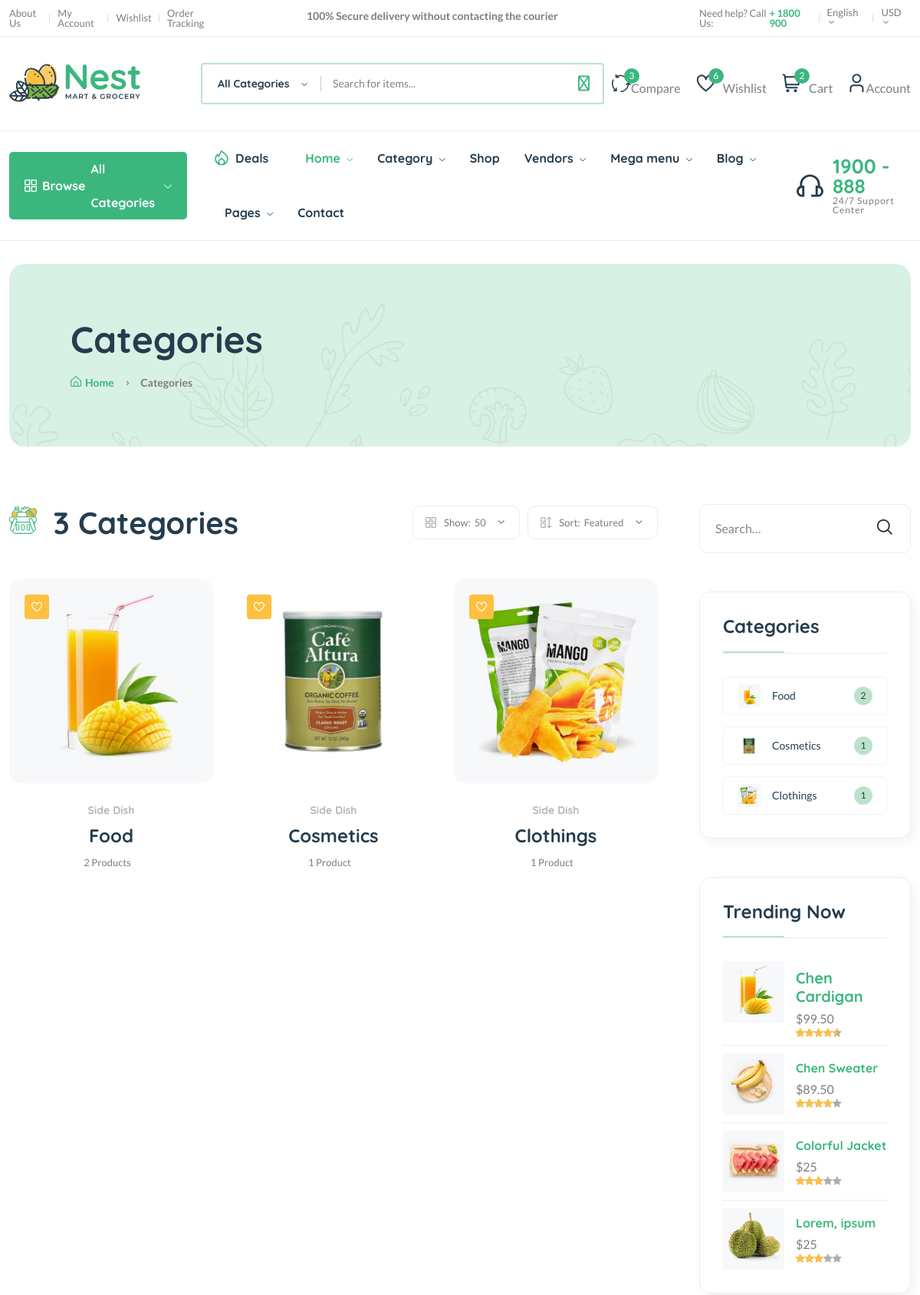
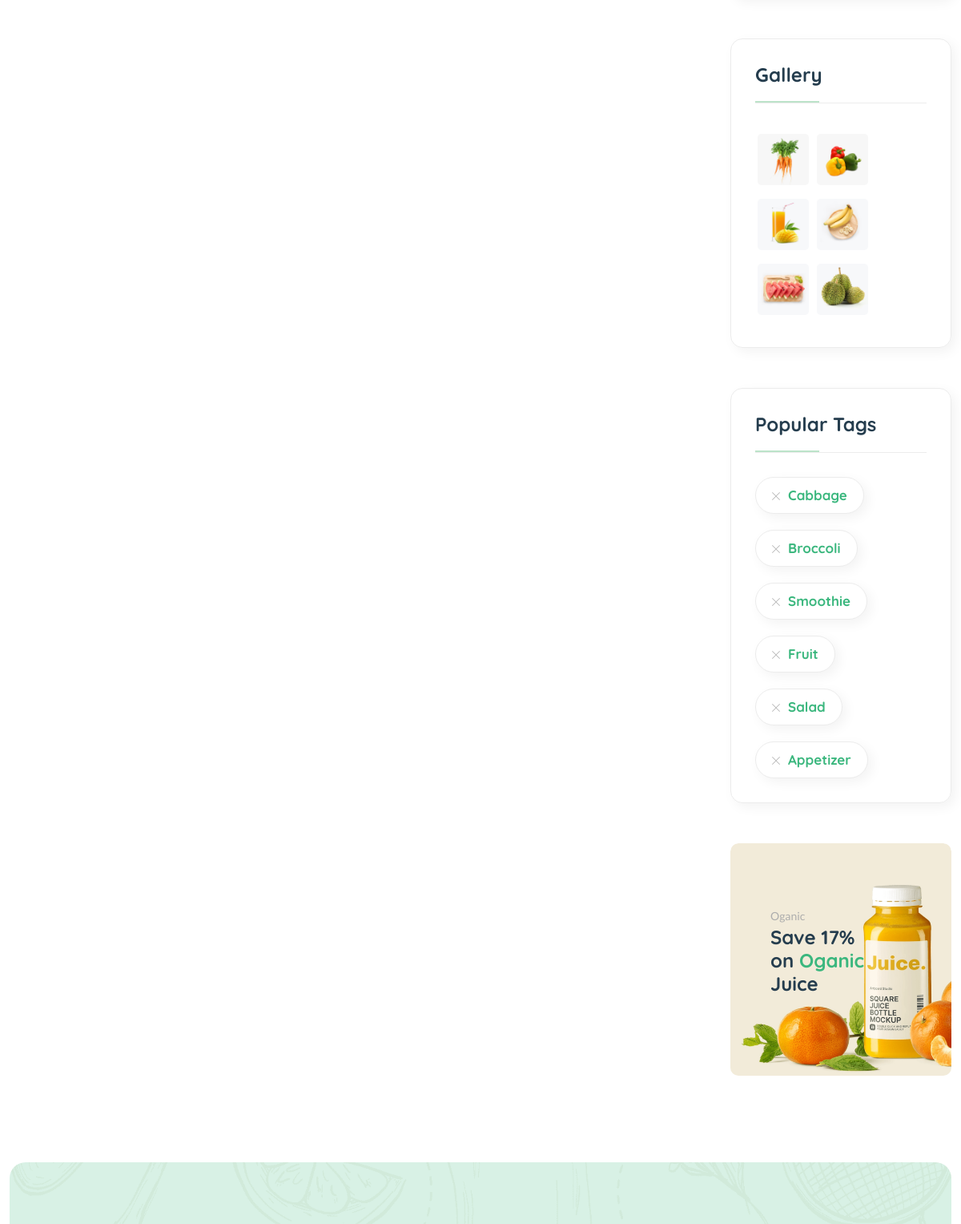
The page /category/ (upper part) on the database its author committed (2 pictures, top to bottom).
### core/models.py (models this page shows, shortened)
class Category(models.Model):
    cid = ShortUUIDField(unique=True, max_length=20, prefix="cat", alphabet="abcdefgh12345")
    title = models.CharField(max_length=100, default="Food")
    image = models.ImageField(upload_to="category", default="categor.jpg")
    class Meta:
        verbose_name_plural = "Categories"

### core/views.py (the view)
# urls.py: path("category/", category_list_view, name="category-list"),
def category_list_view(request):
    categories = Category.objects.all().annotate(product_count=Count("title"))
    context = {
        "categories":categories,
    }
    return render(request, 'core/category-list.html', context)

### core/context_processor.py (called while the page is built)
def default(request):
    categories = Category.objects.all()
    vendors = Vendor.objects.all()
    min_max_price = Product.objects.aggregate(Min("price"), Max("price"))
    try:
        address = Address.objects.get(user=request.user)
    except:
        address = None
    return {
        'categories':categories,
        'address':address,
        'vendors':vendors,
        'min_max_price':min_max_price
    }

### templates/core/category-list.html (shortened to what this page needs)
{% extends 'partials/base.html' %}
{% load static %}
{% block content %}
    <main class="main">
        <div class="page-header mt-30 mb-75">
            <div class="container">
                <div class="archive-header">
                    <div class="row align-items-center">
                        <div class="col-xl-3">
                            <h1 class="mb-15">Categories</h1>
                            <div class="breadcrumb">
                                <a href="index.html" rel="nofollow"><i class="fi-rs-home mr-5"></i>Home</a>
                                <span></span> Categories
                            </div>
                        </div>
                    </div>
                </div>
            </div>
        </div>
        <div class="page-content mb-50">
            <div class="container">
                <div class="row">
                    <div class="col-lg-9">
                        <div class="shop-product-fillter mb-50 pr-30">
                            <div class="totall-product">
                                <h2>
                                    <img class="w-36px mr-10" src="assets/imgs/theme/icons/category-1.svg" alt="" />
                                    {{ categories.count }} Categories
                                </h2>
                            </div>
                            <div class="sort-by-product-area">
                                <div class="sort-by-cover mr-10">
                                    <div class="sort-by-product-wrap">
                                        <div class="sort-by">
                                            <span><i class="fi-rs-apps"></i>Show:</span>
                                        </div>
                                        <div class="sort-by-dropdown-wrap">
                                            <span> 50 <i class="fi-rs-angle-small-down"></i></span>
                                        </div>
                                    </div>
                                </div>
                                <div class="sort-by-cover">
                                    <div class="sort-by-product-wrap">
                                        <div class="sort-by">
                                            <span><i class="fi-rs-apps-sort"></i>Sort:</span>
                                        </div>
                                        <div class="sort-by-dropdown-wrap">
                                            <span>Featured <i class="fi-rs-angle-small-down"></i></span>
                                        </div>
                                    </div>
                                </div>
                            </div>
                        </div>
                        <div class="loop-grid pr-30">
                            <div class="row">
                                {% for c in categories %}
                                <article class="col-xl-4 col-lg-6 col-md-6 text-center hover-up mb-30 animated">
                                    <div class="post-thumb">
                                        <a href="{% url 'core:category-product-list' c.cid %}">
                                            <img class="border-radius-15" src="{{c.image.url}}" alt="" />
                                        </a>
                                        <div class="entry-meta">
                                            <a class="entry-meta meta-2" href="blog-category-grid.html"><i class="fi-rs-heart"></i></a>
                                        </div>
                                    </div>
                                    <div class="entry-content-2">
                                        <h6 class="mb-10 font-sm"><a class="entry-meta text-muted" href="blog-category-grid.html">Side Dish</a></h6>
                                        <h4 class="post-title mb-15">
                                            <a href="{% url 'core:category-product-list' c.cid %}">{{c.title}}</a>
                                        </h4>
                                        <div class="entry-meta font-xs color-grey mt-10 pb-10">
                                            <div>
                                                <span class="hit-count mr-10">{{c.category.count}} Product{{c.category.count|pluralize}}</span>
                                            </div>
                                        </div>
                                    </div>
                                </article>
                                {% endfor %}
                            </div>
                        </div>
                    </div>
                    <div class="col-lg-3 primary-sidebar sticky-sidebar">
                        <div class="widget-area">
                            <div class="sidebar-widget-2 widget_search mb-50">
                                <div class="search-form">
                                    <form action="#">
                                        <input type="text" placeholder="Search…" />
                                        <button type="submit"><i class="fi-rs-search"></i></button>
                                    </form>
                                </div>
                            </div>
                            <div class="sidebar-widget widget-category-2 mb-50">
                                <h5 class="section-title style-1 mb-30">Categories</h5>
                                <ul>
                                    {% for c in categories %}
                                    <li>
                                        <a href="shop-grid-right.html"> <img src="{{c.image.url}}" alt="" />{{c.title}}</a><span class="count">{{c.category.count}}</span>
                                    </li>
                                    {% endfor %}
                                </ul>
                            </div>
                            <div class="sidebar-widget product-sidebar mb-50 p-30 bg-grey border-radius-10">
                                <h5 class="section-title style-1 mb-30">Trending Now</h5>
                                <div class="single-post clearfix">
                                    <div class="image">
                                        <img src="assets/imgs/shop/thumbnail-3.jpg" alt="#" />
                                    </div>
                                    <div class="content pt-10">
                                        <h5><a href="shop-product-detail.html">Chen Cardigan</a></h5>
                                        <p class="price mb-0 mt-5">$99.50</p>
                                        <div class="product-rate">
                                            <div class="product-rating" style="width: 90%"></div>
                                        </div>
                                    </div>
                                </div>
                                <div class="single-post clearfix">
                                    <div class="image">
                                        <img src="assets/imgs/shop/thumbnail-4.jpg" alt="#" />
                                    </div>
                                    <div class="content pt-10">
                                        <h6><a href="shop-product-detail.html">Chen Sweater</a></h6>
                                        <p class="price mb-0 mt-5">$89.50</p>
                                        <div class="product-rate">
                                            <div class="product-rating" style="width: 80%"></div>
                                        </div>
                                    </div>
                                </div>
                                <div class="single-post clearfix">
                                    <div class="image">
                                        <img src="assets/imgs/shop/thumbnail-5.jpg" alt="#" />
                                    </div>
                                    <div class="content pt-10">
                                        <h6><a href="shop-product-detail.html">Colorful Jacket</a></h6>
                                        <p class="price mb-0 mt-5">$25</p>
                                        <div class="product-rate">
                                            <div class="product-rating" style="width: 60%"></div>
                                        </div>
                                    </div>
                                </div>
                                <div class="single-post clearfix">
                                    <div class="image">
                                        <img src="assets/imgs/shop/thumbnail-6.jpg" alt="#" />
                                    </div>
                                    <div class="content pt-10">
                                        <h6><a href="shop-product-detail.html">Lorem, ipsum</a></h6>
                                        <p class="price mb-0 mt-5">$25</p>
                                        <div class="product-rate">
                                            <div class="product-rating" style="width: 60%"></div>
                                        </div>
                                    </div>
                                </div>
                            </div>
                            <div class="sidebar-widget widget_instagram mb-50">
                                <h5 class="section-title style-1 mb-30">Gallery</h5>
                                <div class="instagram-gellay">
                                    <ul class="insta-feed">
                                        <li>
                                            <a href="#"><img class="border-radius-5" src="assets/imgs/shop/thumbnail-1.jpg" alt="" /></a>
                                        </li>
                                        <li>
                                            <a href="#"><img class="border-radius-5" src="assets/imgs/shop/thumbnail-2.jpg" alt="" /></a>
                                        </li>
                                        <li>
                                            <a href="#"><img class="border-radius-5" src="assets/imgs/shop/thumbnail-3.jpg" alt="" /></a>
                                        </li>
                                        <li>
                                            <a href="#"><img class="border-radius-5" src="assets/imgs/shop/thumbnail-4.jpg" alt="" /></a>
                                        </li>
                                        <li>
                                            <a href="#"><img class="border-radius-5" src="assets/imgs/shop/thumbnail-5.jpg" alt="" /></a>
                                        </li>
                                        <li>
                                            <a href="#"><img class="border-radius-5" src="assets/imgs/shop/thumbnail-6.jpg" alt="" /></a>
                                        </li>
                                    </ul>
                                </div>
                            </div>
                            <div class="sidebar-widget widget-tags mb-50 pb-10">
                                <h5 class="section-title style-1 mb-30">Popular Tags</h5>
                                <ul class="tags-list">
                                    <li class="hover-up">
                                        <a href="blog-category-grid.html"><i class="fi-rs-cross mr-10"></i>Cabbage</a>
                                    </li>
                                    <li class="hover-up">
                                        <a href="blog-category-grid.html"><i class="fi-rs-cross mr-10"></i>Broccoli</a>
                                    </li>
                                    <li class="hover-up">
                                        <a href="blog-category-grid.html"><i class="fi-rs-cross mr-10"></i>Smoothie</a>
                                    </li>
                                    <li class="hover-up">
                                        <a href="blog-category-grid.html"><i class="fi-rs-cross mr-10"></i>Fruit</a>
                                    </li>
                                    <li class="hover-up mr-0">
                                        <a href="blog-category-grid.html"><i class="fi-rs-cross mr-10"></i>Salad</a>
                                    </li>
                                    <li class="hover-up mr-0">
                                        <a href="blog-category-grid.html"><i class="fi-rs-cross mr-10"></i>Appetizer</a>
                                    </li>
                                </ul>
                            </div>
                            <div class="banner-img wow fadeIn mb-50 animated d-lg-block d-none">
                                <img src="assets/imgs/banner/banner-11.png" alt="" />
                                <div class="banner-text">
                                    <span>Oganic</span>
                                    <h4>
                                        Save 17% <br />
                                        on <span class="text-brand">Oganic</span><br />
                                        Juice
                                    </h4>
                                </div>
                            </div>
                        </div>
                    </div>
                </div>
            </div>
        </div>
    </main>
{% endblock content %}

### rows shown on the page
Category: image (picture), title "Food", category.count "2"
Category: image (picture), title "Cosmetics", category.count "1"
Category: image (picture), title "Clothings", category.count "1"

### other values the page prints
{{ categories.count }} "3"
